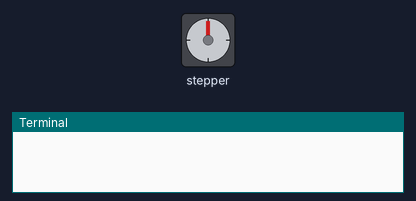
Recording of a program running on a simulated Raspberry Pi (BCM pin numbers). Parts: stepper motor, the last lines printed to the terminal. The stepper is drawn at 2048 steps a turn. At 12.1 s the program stops and its outputs stay as they are.

Above: at 0.15 s.
At 3.16 s:
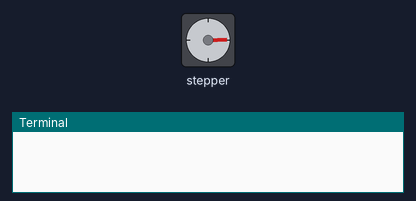
At 6.18 s:
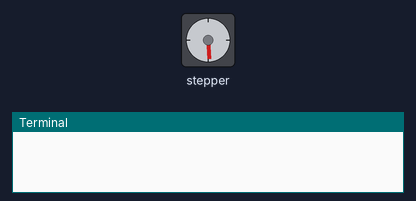
At 12.1 s:
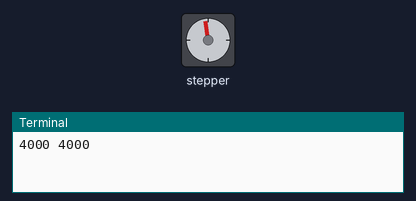
Timing chart, 0 to 13.6 s (numbered marks = the images above):
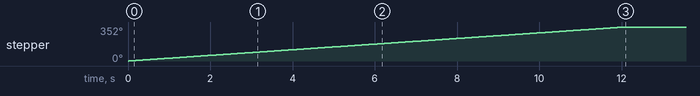

The program:

Stepper_Motor_test.py
```python
#!/usr/bin/python
# This code is in need of a clean up...
# -*- coding: utf-8 -*-

import RPi.GPIO as GPIO
import time
import sys

Stepper_pin1=17
Stepper_pin2=18
#change the value of "pin3" to 27 if V2 Raspberry Pi
Stepper_pin3=27
Stepper_pin4=22

Stepper_pin5=23
Stepper_pin6=24
Stepper_pin7=25
Stepper_pin8=4

# set pin directions
GPIO.setmode(GPIO.BCM)
GPIO.setup(Stepper_pin1,GPIO.OUT)
GPIO.setup(Stepper_pin2,GPIO.OUT)
GPIO.setup(Stepper_pin3,GPIO.OUT)
GPIO.setup(Stepper_pin4,GPIO.OUT)

#
Apin1=[0,1,0,0,1]
Apin2=[0,1,1,0,0]
Apin3=[0,0,1,1,0]
Apin4=[0,0,0,1,1]
current=0
target=0

def GO_THERE(target,current):
        if current<target:
                while current<target:
                        i=current&2 + 1
                        GPIO.output(Stepper_pin1,Apin1[i])
                        GPIO.output(Stepper_pin2,Apin2[i])
                        GPIO.output(Stepper_pin3,Apin3[i])
                        GPIO.output(Stepper_pin4,Apin4[i])
                        time.sleep(.003)
                        current= current + 1
        else:
                while current>target:
                        i=current&2 + 1
                        GPIO.output(Stepper_pin1,Apin1[i])
                        GPIO.output(Stepper_pin2,Apin2[i])
                        GPIO.output(Stepper_pin3,Apin3[i])
                        GPIO.output(Stepper_pin4,Apin4[i])
                        time.sleep(.003)
                        current= current - 1
        print current,target
        return current;
  #setup


target=4000
current=GO_THERE(target,current)

#time.sleep(2)
#target=200
#current=GO_THERE(target,current)

#target=2000
#current=GO_THERE(target,current)

#target=200
#current=GO_THERE(target,current)
```

Measured:
- by itself, stepper: turns 352° clockwise in 12.0 s
